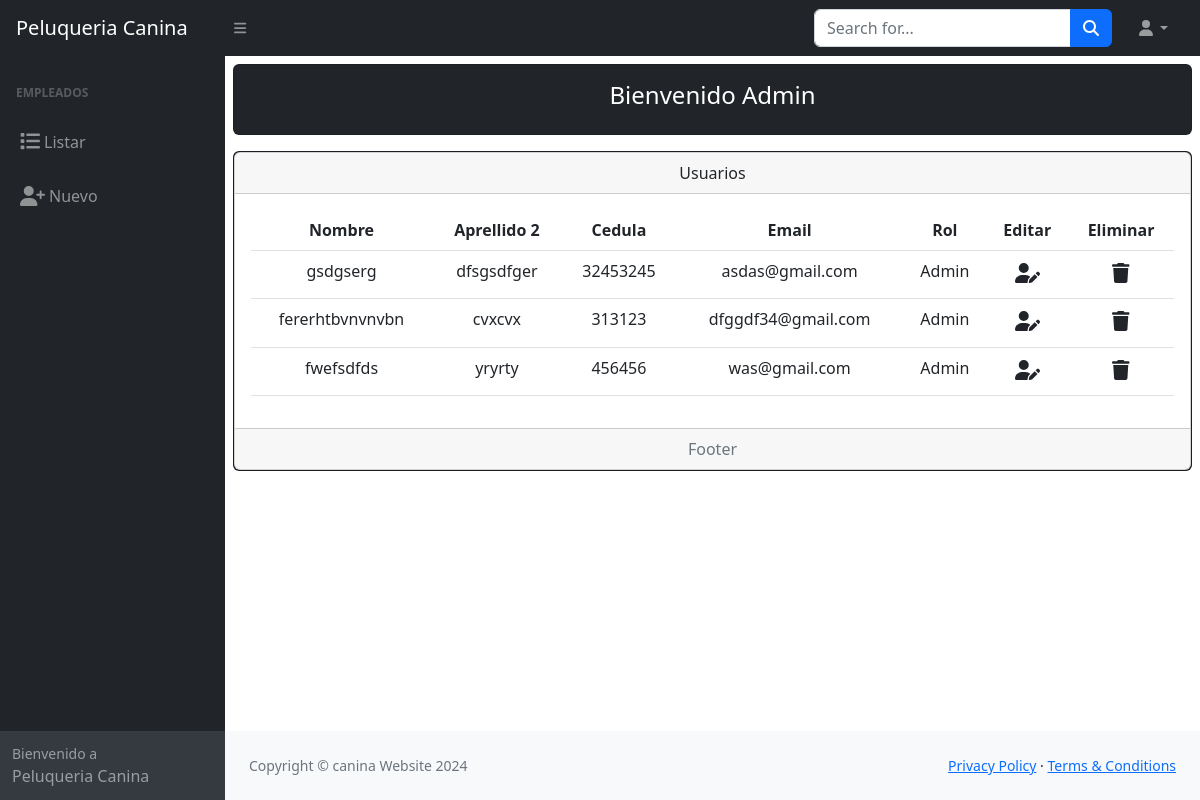
Screenshot of /paginas/empleado/indexListar.php with the database file from the repository.
### tables this page shows
CREATE TABLE `empleado` (
  `idEmpleado` int(11) NOT NULL,
  `nombreEmpleado` varchar(100) NOT NULL,
  `apellidoEmpleado` varchar(100) NOT NULL,
  `cedulaEmpelado` varchar(100) NOT NULL,
  `emailEmpleado` varchar(200) NOT NULL,
  `passEmpleado` varchar(1000) NOT NULL,
  `rol_idRol` int(11) NOT NULL,
  `estadoEmpleado` int(3) NOT NULL DEFAULT 1
);

### paginas/empleado/indexListar.php (the view, shortened to what this page needs)
<?php
include("../../modelo/mySQL2.php");
$sentencia = $conexion->prepare("SELECT *,(SELECT nombreRol FROM rol WHERE rol.idRol = empleado.rol_idRol limit 1) as rols
FROM empleado");
$sentencia->execute();
$listaUsuarios = $sentencia->fetchAll(PDO::FETCH_ASSOC);
  ?>
<!DOCTYPE html>
<html lang="en">
<head>
  <link href="https://cdn.jsdelivr.net/npm/simple-datatables@7.1.2/dist/style.min.css" rel="stylesheet" />
  <link rel="stylesheet" href="../../vista/css/styles.css">
</head>
<body class="sb-nav-fixed">
  <nav class="sb-topnav navbar navbar-expand navbar-dark bg-dark">
    <a class="navbar-brand ps-3" href="../../index.php">Peluqueria Canina</a>
    <button class="btn btn-link btn-sm order-1 order-lg-0 me-4 me-lg-0" id="sidebarToggle" href="#!">
      <i class="fas fa-bars"></i>
    </button>
    <form class="d-none d-md-inline-block form-inline ms-auto me-0 me-md-3 my-2 my-md-0">
      <div class="input-group">
        <input class="form-control" type="text" placeholder="Search for..." aria-label="Search for..."
          aria-describedby="btnNavbarSearch" />
        <button class="btn btn-primary" id="btnNavbarSearch" type="button">
          <i class="fas fa-search"></i>
        </button>
      </div>
    </form>
    <ul class="navbar-nav ms-auto ms-md-0 me-3 me-lg-4">
      <li class="nav-item dropdown">
        <a class="nav-link dropdown-toggle" id="navbarDropdown" href="#" role="button" data-bs-toggle="dropdown"
          aria-expanded="false"><i class="fas fa-user fa-fw"></i></a>
      </li>
    </ul>
  </nav>
  <div id="layoutSidenav">
    <div id="layoutSidenav_nav">
      <nav class="sb-sidenav accordion sb-sidenav-dark" id="sidenavAccordion">
        <div class="sb-sidenav-menu">
          <div class="nav">
            <div class="sb-sidenav-menu-heading">Empleados</div>
            <a class="nav-link" href="indexListar.php">
              <div class="m-1"><i class="fa-solid fa-list" style="font-size: 20px"></i></div>
              Listar
            </a>
            <a class="nav-link" href="./nuevoUsuario.php">
              <i class="fa-solid fa-user-plus m-1" style="font-size: 20px"></i>
              Nuevo
            </a>
          </div>
        </div>
        <div class="sb-sidenav-footer">
          <div class="small">Bienvenido a</div>
          Peluqueria Canina
        </div>
      </nav>
    </div>
    <div id="layoutSidenav_content">
      <div class="card text-center m-2 bg-dark">
        <div class="card-body">
          <h4 class="card-title text-white">Bienvenido Admin</h4>
        </div>
      </div>
      <div class="card text-center m-2 bg-dark d-flex justify-content-center">
        <div class="card">
          <div class="card-header">Usuarios</div>
          <div class="card-body">
            <div class="table-responsive-sm">
              <table class="table table-hover">
                <thead>
                  <tr>
                    <th scope="col">Nombre</th>
                    <th scope="col">Aprellido 2</th>
                    <th scope="col">Cedula</th>
                    <th scope="col">Email</th>
                    <th scope="col">Rol</th>
                    <th scope="col">Editar</th>
                    <th scope="col">Eliminar</th>
                  </tr>
                </thead>
                <tbody>
                  <?php foreach($listaUsuarios as $registro) { ?>
                  <tr class="">
                    <td><?php echo $registro["nombreEmpleado"] ?></td>
                    <td><?php echo $registro["apellidoEmpleado"] ?></td>
                    <td><?php echo $registro["cedulaEmpelado"] ?></td>
                    <td><?php echo $registro["emailEmpleado"] ?></td>
                    <td><?php echo $registro["rols"] ?></td>
                    <td><a class="nav-link" href="./EditarUsuario.php?txtID=<?php echo $registro["idEmpleado"] ?>"><i class="fa-solid fa-user-pen m-1" style="font-size: 20px"></i></a> </td>
                    <td><a class="nav-link" href="./indexListar.php?txtID=<?php echo $registro["idEmpleado"] ?>"><i class="fa-solid fa-trash m-1" style="font-size: 20px"></i></a></td>
                  </tr>
                  <?php } ?>
                </tbody>
              </table>
            </div>
          </div>
          <div class="card-footer text-muted">Footer</div>
        </div>
      </div>
      <footer class="py-4 bg-light mt-auto">
        <div class="container-fluid px-4">
          <div class="d-flex align-items-center justify-content-between small">
            <div class="text-muted">Copyright &copy; canina Website 2024</div>
            <div>
              <a href="#">Privacy Policy</a>
              &middot;
              <a href="#">Terms &amp; Conditions</a>
            </div>
          </div>
        </div>
      </footer>
    </div>
  </div>
</body>
</html>

### rows the page displays
empleado: nombreEmpleado "gsdgserg", apellidoEmpleado "dfsgsdfger", cedulaEmpelado "32453245", emailEmpleado "asdas@gmail.com", rols "Admin"
empleado: nombreEmpleado "fererhtbvnvnvbn", apellidoEmpleado "cvxcvx", cedulaEmpelado "313123", emailEmpleado "dfggdf34@gmail.com", rols "Admin"
empleado: nombreEmpleado "fwefsdfds", apellidoEmpleado "yryrty", cedulaEmpelado "456456", emailEmpleado "was@gmail.com", rols "Admin"
